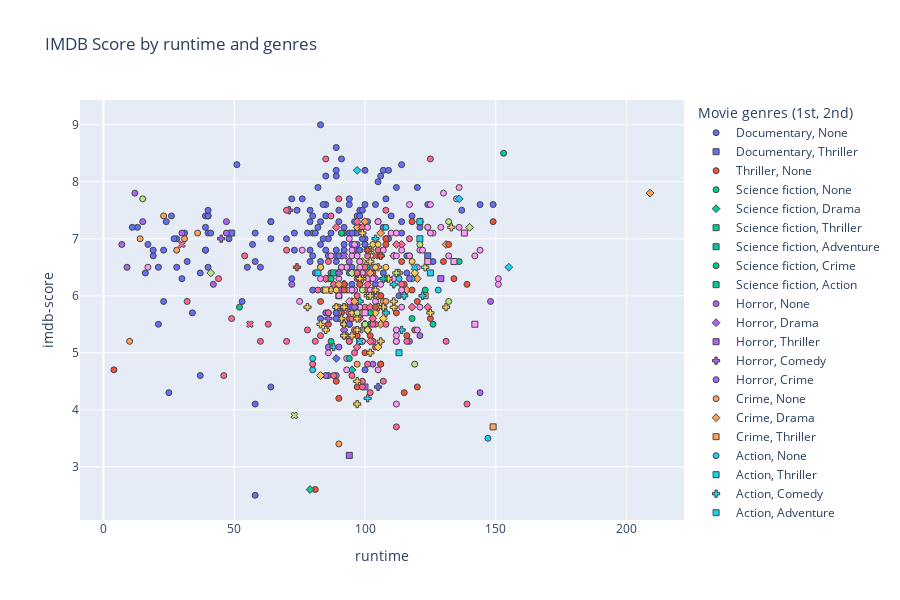

The code cell stored with this chart in its notebook:
### Code cell
fig = px.scatter(netflix_og_disp,
    y='imdb-score', x='runtime',
    color='first-genre',
    symbol='second-genre',
    hover_data=['title', 'first-genre', 'second-genre', 'runtime'],
    height=600,
    title='IMDB Score by runtime and genres'
)
fig.update_traces(marker=dict(size=6, line=dict(width=1)))
fig.update_layout(legend_title='Movie genres (1st, 2nd)')
fig.show()
